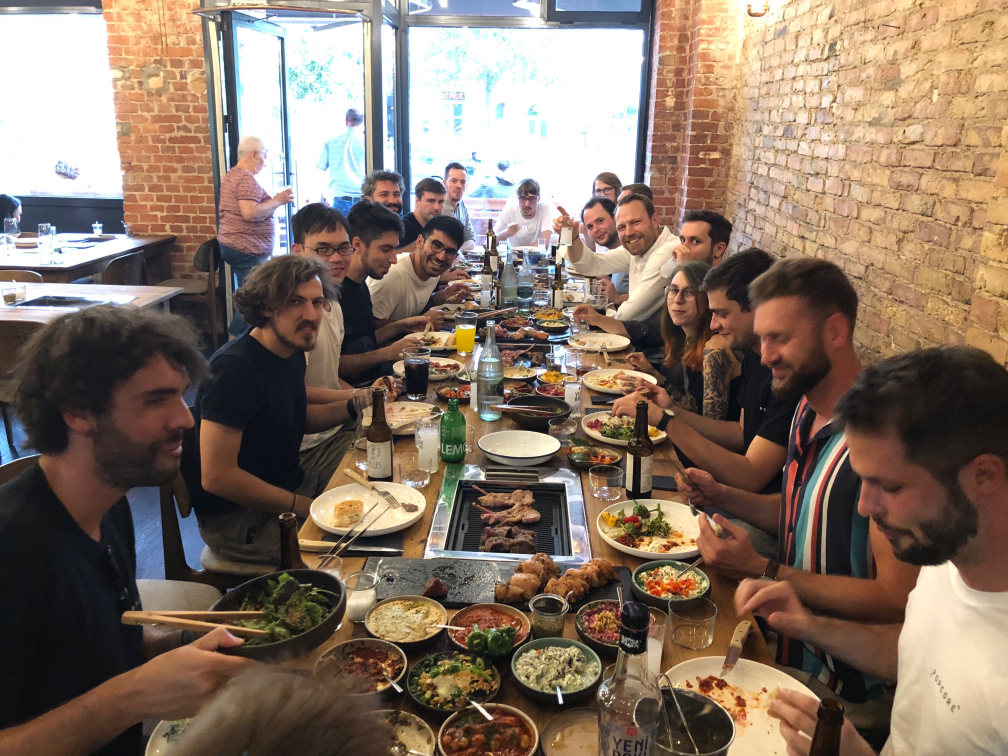
#> input picture data/input.jpg, 4032 x 3024 px (shown at 1/4 size)
$ python image2image.py
#> lines starting #> are read from the running program, lines starting #| are printed output that depends on the picture
#> in main, input_image is the input picture: shape (3024, 4032, 3); mean B, G, R 100.9, 115.2, 133.7
"""
@author: Thang Nguyen <nhthang1009@gmail.com>
"""
import argparse
import cv2
import numpy as np
import glob
from itertools import product


def get_args():
    parser = argparse.ArgumentParser("Viet Nguyen Photomosaic")
    parser.add_argument("--input", type=str, default="data/input.jpg", help="Path to input image")
    parser.add_argument("--output", type=str, default="data/output.jpg", help="Path to output image")
    parser.add_argument("--pool", type=str, default="image_pool", help="Path to directory containing component images")
    parser.add_argument("--stride", type=int, default=30, help="size of each component image")
    args = parser.parse_args()
    return args


def get_component_images(path, size):
#> called with path = 'image_pool', size = 30
    images = []
    avg_colors = []
    for image_path in glob.glob("{}/*.png".format(path)) + glob.glob("{}/*.jpg".format(path)):
        image = cv2.imread(image_path, cv2.IMREAD_COLOR)
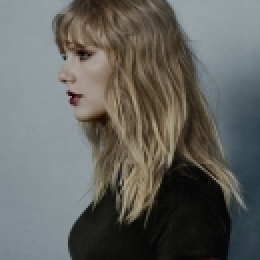
#> input picture image_pool/thumb_001_281294.jpg, 130 x 130 px (shown 2 times larger)
#> image is the input picture: shape (130, 130, 3); mean B, G, R 95.7, 99.8, 99.4
        image = cv2.resize(image, (size, size))
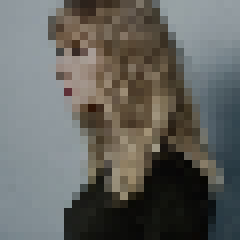
#> image: shape (30, 30, 3) (shown 8 times larger); mean B, G, R 95.7, 99.7, 99.3
        images.append(image)
        avg_colors.append(np.sum(np.sum(image, axis=0), axis=0) / (size ** 2))
#> pass 2 of the loop in get_component_images, `for image_path in glob.glob("{}/*.png".format(path)) + glob.glob("{}/*..`:
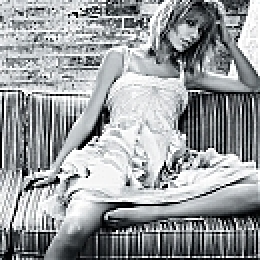
#> input picture image_pool/thumb_02563_281029.jpg, 130 x 130 px (shown 2 times larger)
#> in get_component_images, image is the input picture: shape (130, 130, 3); mean B, G, R 158.1, 155.6, 152.5
#> in get_component_images, `image = cv2.resize(image, (size, size))`:
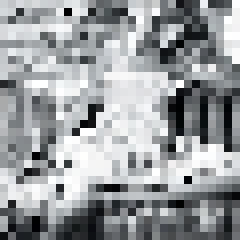
#> image: shape (30, 30, 3) (shown 8 times larger); mean B, G, R 158.3, 155.8, 152.7
#> pass 3 of the loop in get_component_images, `for image_path in glob.glob("{}/*.png".format(path)) + glob.glob("{}/*..`:
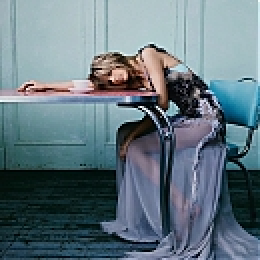
#> input picture image_pool/thumb_02563_28829.jpg, 130 x 130 px (shown 2 times larger)
#> in get_component_images, image is the input picture: shape (130, 130, 3); mean B, G, R 128.1, 118.6, 100
#> in get_component_images, `image = cv2.resize(image, (size, size))`:
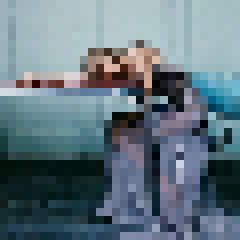
#> image: shape (30, 30, 3) (shown 8 times larger); mean B, G, R 127.8, 118.2, 99.2
    return images, np.array(avg_colors)


def main(opt):
    input_image = cv2.imread(opt.input, cv2.IMREAD_COLOR)
    height, width, num_channels = input_image.shape
    blank_image = np.zeros((height, width, 3), np.uint8)
    images, avg_colors = get_component_images(opt.pool, opt.stride)
#> images = 3 items; avg_colors = [[95.66, 99.74, 99.34], [158.3, 155.8, 152.7], [127.8, 118.2, 99.2]]
    for i, j in product(range(int(width / opt.stride)), range(int(height / opt.stride))):
        partial_input_image = input_image[j * opt.stride: (j + 1) * opt.stride,
                              i * opt.stride: (i + 1) * opt.stride, :]
        partial_avg_color = np.sum(np.sum(partial_input_image, axis=0), axis=0) / (opt.stride ** 2)
        distance_matrix = np.linalg.norm(partial_avg_color - avg_colors, axis=1)
        idx = np.argmin(distance_matrix)
        blank_image[j * opt.stride: (j + 1) * opt.stride, i * opt.stride: (i + 1) * opt.stride, :] = images[idx]
#> this loop made 13400 passes
#> (partial_avg_color, distance_matrix, idx) on passes 1 to 3: ([108.2, 99.36, 91.54], [14.75, 97.15, 28.3], 0), ([166.8, 166.2, 162.4], [116, 16.56, 88.39], 1), ([254, 254.1, 252.6], [269.1, 169.8, 240.7], 1)
#> pass 1, in main, `partial_input_image = input_image[j * opt.stride: (j + 1) * opt.stride..`:
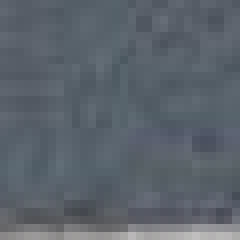
#> partial_input_image: shape (30, 30, 3) (shown 8 times larger); mean B, G, R 108.2, 99.4, 91.5
#> pass 2, in main, `partial_input_image = input_image[j * opt.stride: (j + 1) * opt.stride..`:
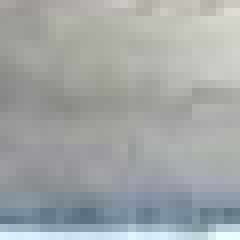
#> partial_input_image: shape (30, 30, 3) (shown 8 times larger); mean B, G, R 166.8, 166.2, 162.4
#> pass 3, in main, `partial_input_image = input_image[j * opt.stride: (j + 1) * opt.stride..`:
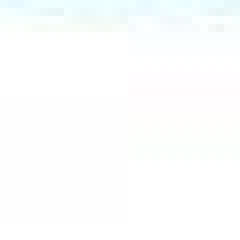
#> partial_input_image: shape (30, 30, 3) (shown 8 times larger); mean B, G, R 254, 254.1, 252.6
#> after the loop:
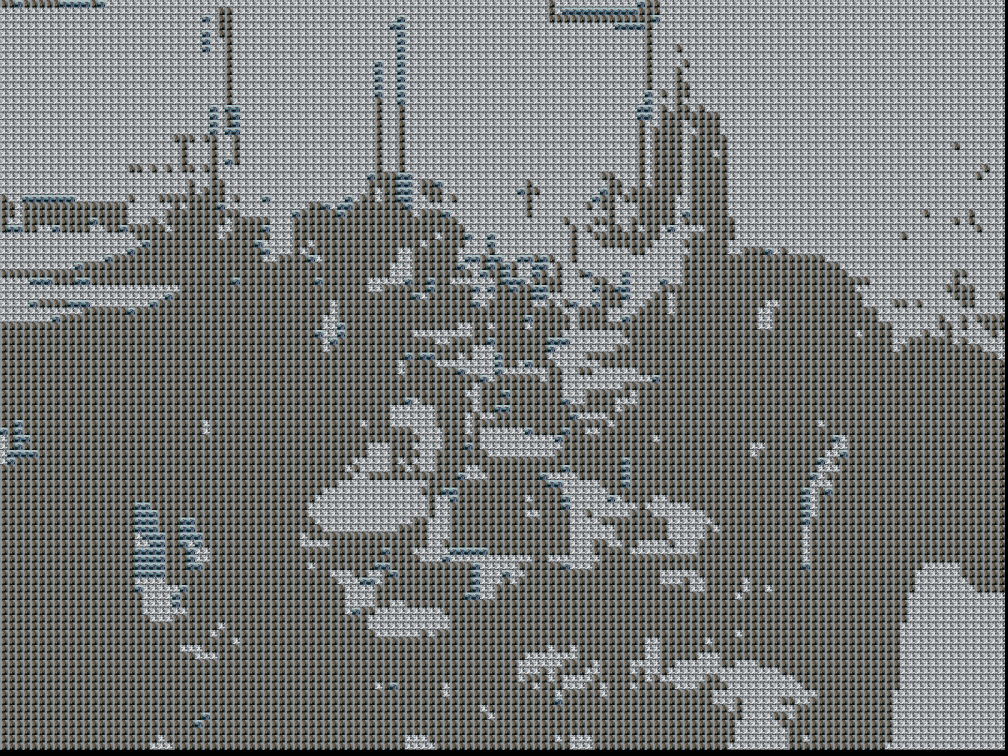
#> blank_image: shape (3024, 4032, 3) (shown at 1/4 size); mean B, G, R 120.4, 121.5, 119.6
    cv2.imwrite(opt.output, blank_image)


if __name__ == '__main__':
    opt = get_args()
    main(opt)
